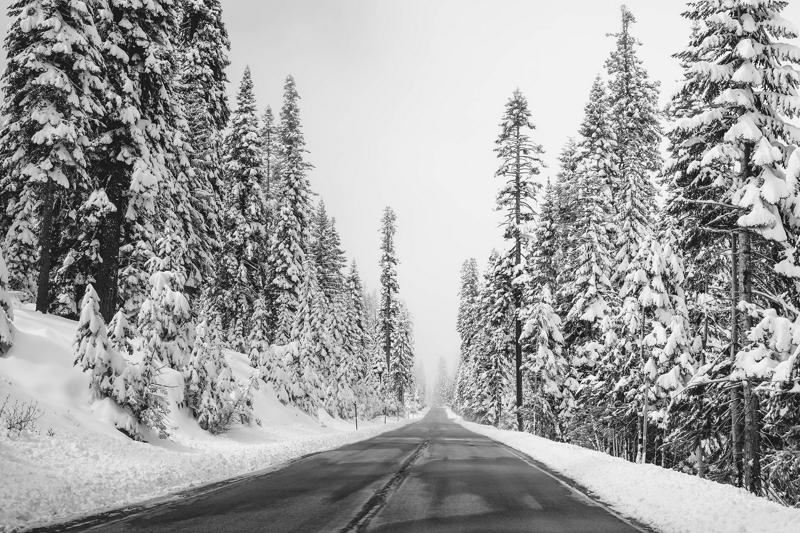
#> input picture Lab/lab2/Image_enhancement/images/image2.jpg, 800 x 533 px
$ python compute_gradient.py
#> lines starting #> are read from the running program, lines starting #| are printed output that depends on the picture
#> further down, img is the input picture: shape (533, 800, 3); min 0, max 255, mean 160
import numpy as np
import cv2
import matplotlib.pyplot as plt
import os
from scipy.signal import convolve2d

def compute_gradient(image):
    print('Computing Gradient...\n')

    # Defining Gaussian filters
    filter_x = np.array([[1, 0, -1],
                [2, 0, -2],
                [3, 0, -3]])
    filter_y = np.array([[1, 2, 1],
                         [ 0, 0, 0],
                         [-1,-2,-1]])

    # Sobel kernels  in the x and y directions
    Gx = convolve2d(gray_image, filter_x, mode='same')
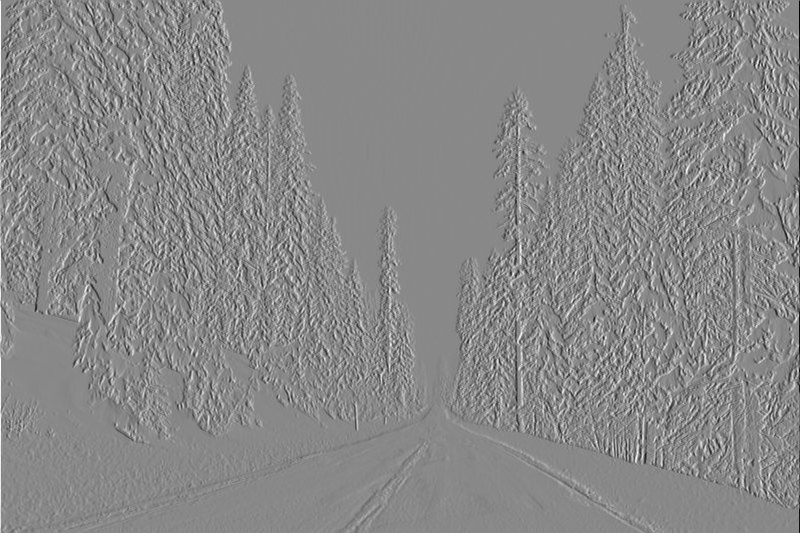
#> Gx: shape (533, 800) float64; min -1483.9, max 1286.9, mean 0; drawn with min black and max white
    Gy = convolve2d(gray_image, filter_y, mode='same')
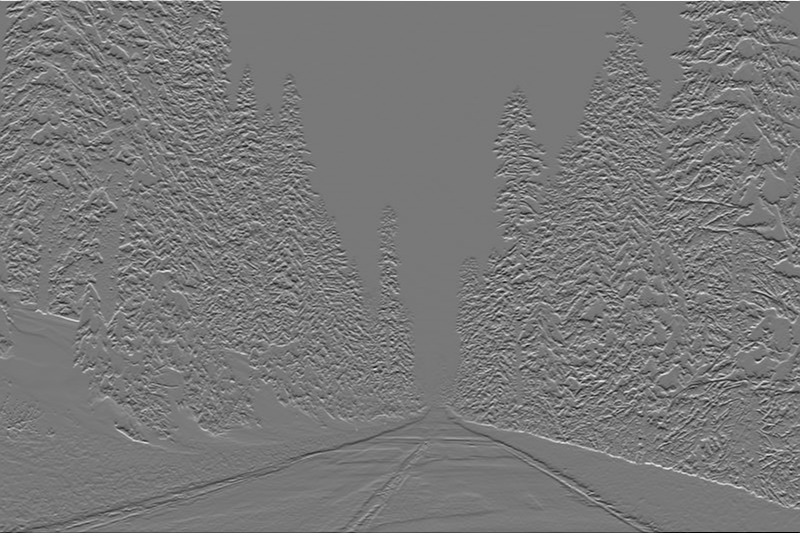
#> Gy: shape (533, 800) float64; min -886.9, max 981.9, mean -0.8; drawn with min black and max white

    # Computing image magnitude and direction
    im_magnitude = np.sqrt(np.square(Gx)+np.square(Gy))
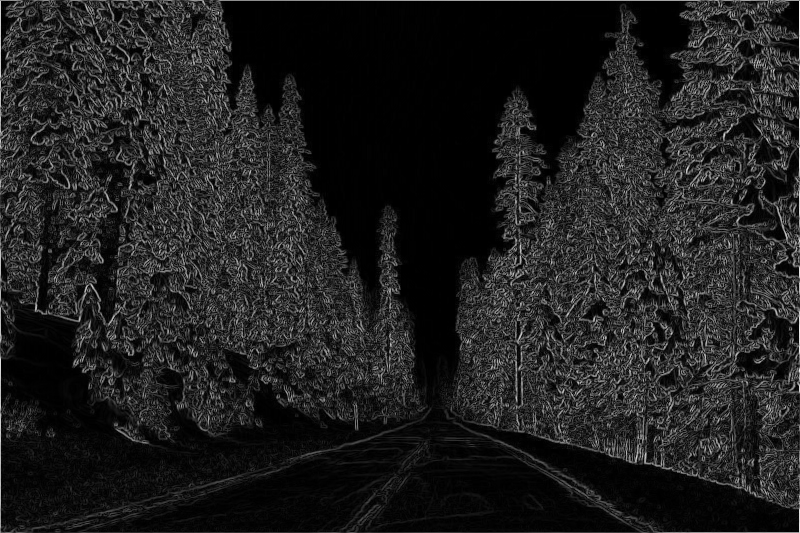
#> im_magnitude: shape (533, 800) float64; min 0, max 1484, mean 186.6; drawn with min black and max white
    im_direction = np.arctan(np.divide(Gy, Gx))
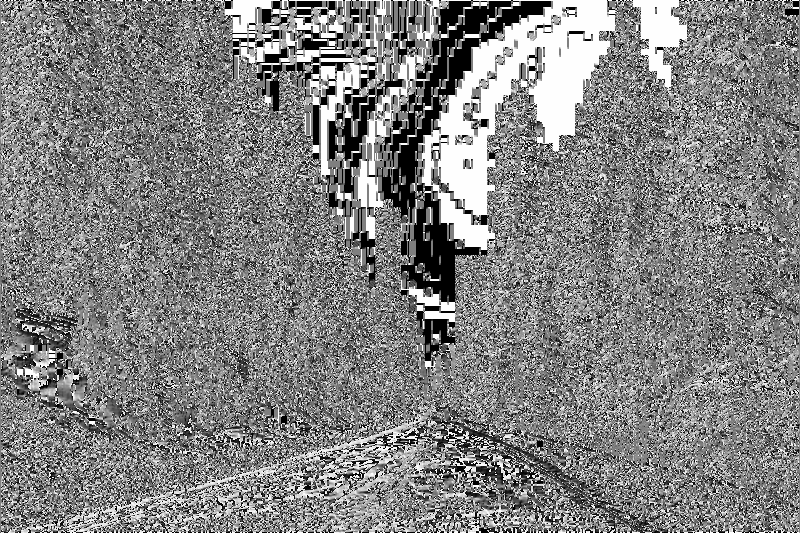
#> im_direction: shape (533, 800) float64; 0.88% of the values are NaN or infinite; the others: min -1.57, max 1.57, mean 0.0503; drawn with min black, max white, NaN and infinite black
    # Threshold
    #im_direction[im_direction > 50 ] = 100

    return Gx, Gy, im_magnitude,im_direction


if __name__ == '__main__':
    # Load image2.jpg from image folder
    current_folder = os.path.dirname(os.path.realpath(__file__))
    image_path = '/images/image2.jpg'
    img = cv2.imread(current_folder+image_path)

    # Convert data to grayscale
    img = img[:,:,::-1]
    r = img[:,:,0]
    g = img[:,:,1]
    b = img[:,:,2]
    #img = img.astype(np.float32)
    gray_image = 0.2989 *r + 0.5870 *g + 0.1140 *b

    Gx, Gy, magnitude, direction = compute_gradient(gray_image)


    fig, ax = plt.subplots(2, 2)
    fig.set_size_inches(12, 8)

    ax[0, 0].set_title('The gradient of the image in the x-direction')
    ax[0, 0].imshow(Gx, cmap='gray')
    ax[0, 0].axis("off")
    ax[0, 1].set_title('The gradient of the image in the y-direction')
    ax[0, 1].imshow(Gy, cmap='gray')
    ax[0, 1].axis("off")
    ax[1, 0].set_title('The gradient magnitude of each pixel')
    ax[1, 0].imshow(magnitude, cmap='gray')
    ax[1, 0].axis("off")
    ax[1, 1].set_title('The gradient direction of each pixel')
    ax[1, 1].imshow(direction, cmap='gray')
    ax[1, 1].axis("off")

    plt.show()

$ run again, with Lab/lab2/Image_enhancement/images/image1.jpg copied over Lab/lab2/Image_enhancement/images/image2.jpg
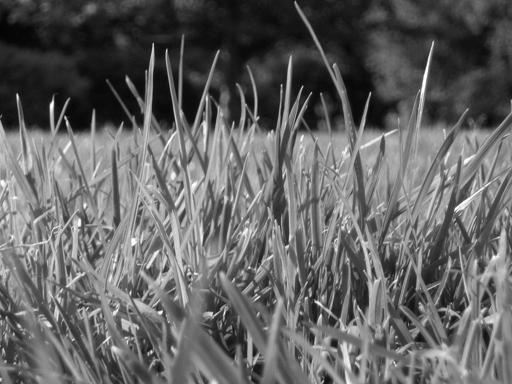
#> input picture Lab/lab2/Image_enhancement/images/image1.jpg, 512 x 384 px
#> img is the input picture: shape (384, 512, 3); min 0, max 255, mean 99.4
#> in compute_gradient, `im_magnitude = np.sqrt(np.square(Gx)+np.square(Gy))`:
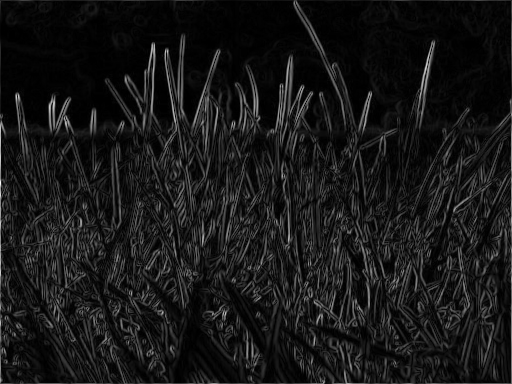
#> im_magnitude: shape (384, 512) float64; min 0, max 1521, mean 140.4; drawn with min black and max white
#> in compute_gradient, `im_direction = np.arctan(np.divide(Gy, Gx))`:
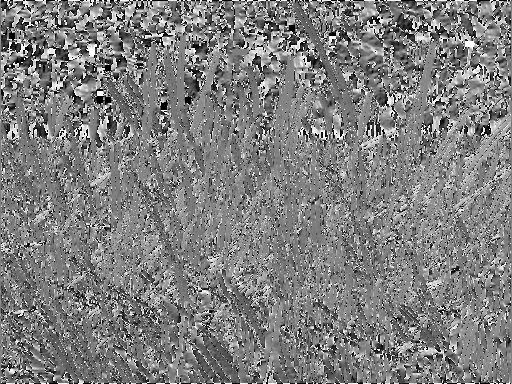
#> im_direction: shape (384, 512) float64; 0.08% of the values are NaN or infinite; the others: min -1.57, max 1.57, mean -0.00667; drawn with min black, max white, NaN and infinite black
